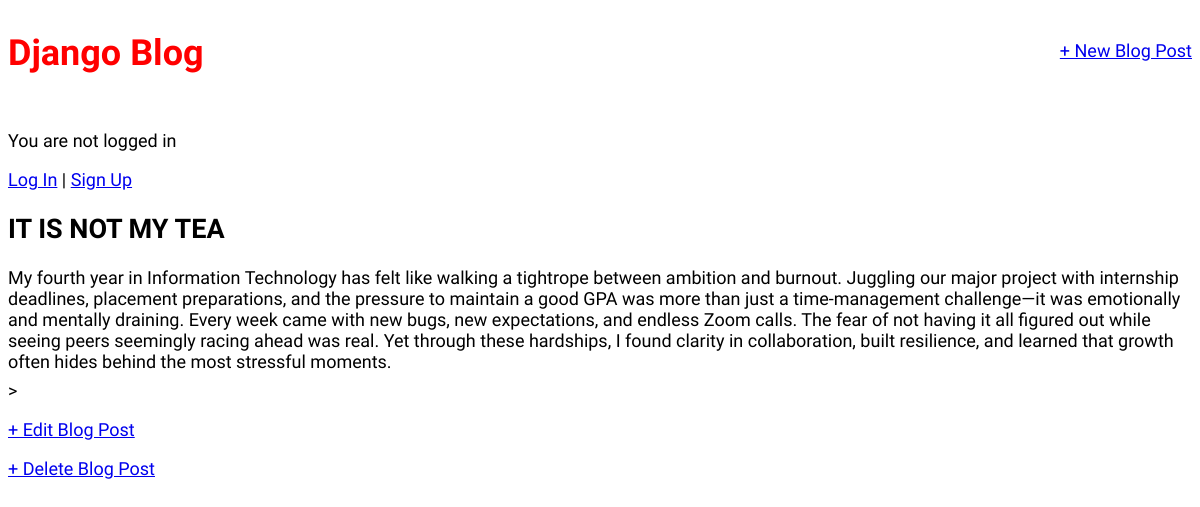
The app's page /post/1/ with its own data.
### blog/models.py (models this page shows, shortened)
class Post(models.Model):
    title = models.CharField(max_length=200)
    author = models.ForeignKey('auth.User', on_delete=models.CASCADE,)
    body = models.TextField()

### blog/views.py (the view)
# urls.py: path("post/<int:pk>/", BlogDetailView.as_view(), name="post_detail"),
class BlogDetailView(DetailView):
    model = Post
    template_name = "post_detail.html"

### templates/post_detail.html
{% extends "base.html" %}
{%block content%}
<div class="post-entry">
    <h2>{{ post.title }}</h2>
    <p>{{ post.body }}</p>
</div>>
<p><a href="{% url 'post_edit' post.pk %}">+ Edit Blog Post</a></p>
<p><a href="{% url 'post_delete' post.pk %}">+ Delete Blog Post </a></p>
{% endblock content %}

### static/css/base.css (style rules this page uses)
body { font-family: 'Source Sans Pro', sans-seriff; font-size: 18px; }
.post-entry { margin: 0.5rem 0; }
.post-entry p { margin: 0; font-weight: 400; }

### records on screen
Post: title "IT IS NOT MY TEA", body "My fourth year in Information Technology has felt like walking a tightrope between ambition and burnout. Juggling our major project with internship deadlines, placement preparations, and the pressure to maintain a good GPA was more than just a time-management challenge—it was emotionally and mentally draining. Every week came with new bugs, new expectations, and endless Zoom calls. The fear of not having it all figured out while seeing peers seemingly racing ahead was real. Yet through these hardships, I found clarity in collaboration, built resilience, and learned that growth often hides behind the most stressful moments."
